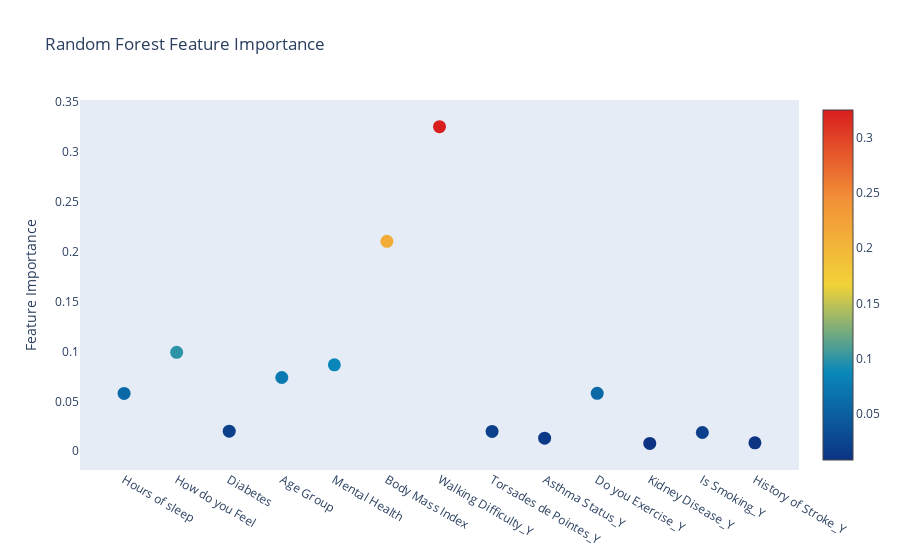

This figure's notebook cell:
### Markdown cell above
The model maintains a similar level of performance between training and testing, with a slight increase in MSE to 42.658 and MAE to 4.103, while the R-squared is 0.552. The consistency of the error metrics between training and testing suggests that the model generalizes well and is not overfitting to the training data. This R-squared value indicates that the model explains over half of the variance in the test data, which is a reasonable outcome for many real-world scenarios.

Overall, these results suggest a balanced model with a good fit that retains its predictive power when applied to unseen data. The close alignment of the training and testing metrics indicates that the hyperparameter tuning has likely helped in achieving a model that performs consistently across both datasets.

### Code cell
import plotly.offline as py
import plotly.graph_objs as go

# Scatter plot 
trace = go.Scatter(
    y = rf_reg.feature_importances_,
    x = X.columns,
    mode = 'markers',
    marker = dict(
        sizemode = 'diameter',
        sizeref = 1,
        size = 13,
        #size= rf.feature_importances_,
        #color = np.random.randn(500), #set color equal to a variable
        color = rf_reg.feature_importances_,
        colorscale = 'Portland',
        showscale = True
    ),
    text = X.columns
)
data = [trace]

layout = go.Layout(
    autosize = True,
    title = 'Random Forest Feature Importance',
    hovermode = 'closest',
    xaxis = dict(
        ticklen = 5,
        showgrid = False,
        zeroline = False,
        showline = False
    ),
    yaxis = dict(
        title = 'Feature Importance',
        showgrid = False,
        zeroline = False,
        ticklen = 5,
        gridwidth = 2
    ),
    showlegend = False
)
fig = go.Figure(data = data, layout = layout)
py.iplot(fig, filename = 'scatter_rfclf_01')

### Figure 1 — Plotly figure (JSON) as saved in the notebook; plotly's stock layout.template omitted (floating-point values rounded to 4 significant figures)
{"data": [{"marker": {"color": [0.058, 0.09913, 0.02016, 0.07392, 0.08668, 0.2105, 0.3255, 0.01985, 0.01308, 0.05805, 0.007896, 0.01881, 0.008477], "colorscale": [[0, "rgb(12,51,131)"], [0.25, "rgb(10,136,186)"], [0.5, "rgb(242,211,56)"], [0.75, "rgb(242,143,56)"], [1, "rgb(217,30,30)"]], "showscale": true, "size": 13, "sizemode": "diameter", "sizeref": 1}, "mode": "markers", "text": ["Hours of sleep", "How do you Feel", "Diabetes", "Age Group", "Mental Health", "Body Mass Index", "Walking Difficulty_Y", "Torsades de Pointes_Y", "Asthma Status_Y", "Do you Exercise_Y", "Kidney Disease_Y", "Is Smoking_Y", "History of Stroke_Y"], "type": "scatter", "x": ["Hours of sleep", "How do you Feel", "Diabetes", "Age Group", "Mental Health", "Body Mass Index", "Walking Difficulty_Y", "Torsades de Pointes_Y", "Asthma Status_Y", "Do you Exercise_Y", "Kidney Disease_Y", "Is Smoking_Y", "History of Stroke_Y"], "y": [0.058, 0.09913, 0.02016, 0.07392, 0.08668, 0.2105, 0.3255, 0.01985, 0.01308, 0.05805, 0.007896, 0.01881, 0.008477]}], "layout": {"autosize": true, "hovermode": "closest", "showlegend": false, "title": {"text": "Random Forest Feature Importance"}, "xaxis": {"showgrid": false, "showline": false, "ticklen": 5, "zeroline": false}, "yaxis": {"gridwidth": 2, "showgrid": false, "ticklen": 5, "title": {"text": "Feature Importance"}, "zeroline": false}}}
